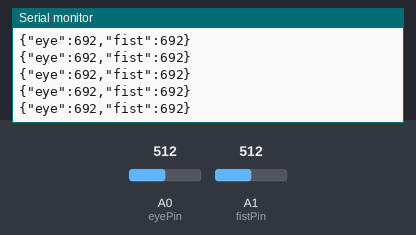
This sketch was run on a simulated Arduino Uno, built with avr-gcc and run on an emulated ATmega328P. Shown: the last lines printed to the serial monitor. The inputs (shaded band) are chosen by the test bench; at power-on: A1 (fistPin) = 512, A0 (eyePin) = 512.

Above: at 3.7 s.
3.8 s: A1 (fistPin) set to 127
At 3.86 s:
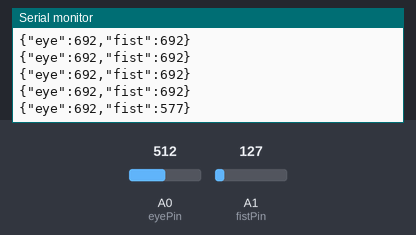
6.8 s: A1 (fistPin) set to 109
At 6.8 s:
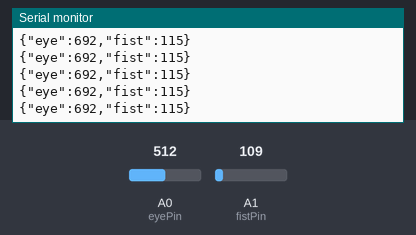
9.8 s: A0 (eyePin) set to 728
At 9.8 s:
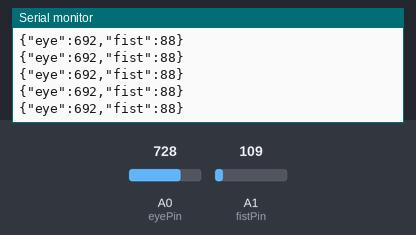
Timing chart, 0 to 12.8 s (numbered marks = the images above; inputs shaded):
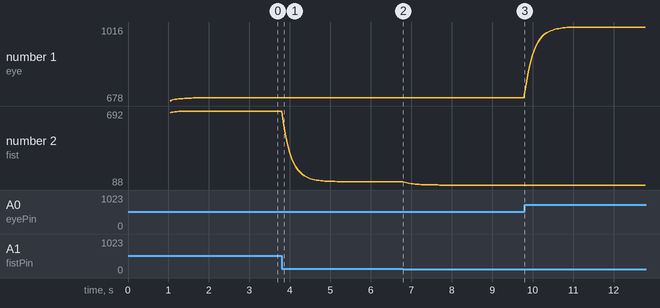

The sketch:

emg_sensor.ino
```cpp
/*
  SynapseLink EMG Arduino Sketch (OPTIMIZED FINAL + HIGH SENSITIVITY)

  ✔ Smooth signal output
  ✔ Clean JSON format
  ✔ Stable ~20Hz
  ✔ Works with or without EMG sensor
  ✔ Increased sensitivity in software
*/

const int eyePin  = A0;
const int fistPin = A1;

const int BAUD_RATE = 9600;
const int DELAY_MS  = 50;   // 20 Hz

// Smoothing factor (0 = no smoothing, 1 = very slow)
const float alpha = 0.2;

// Smoothed values
float eyeSmooth  = 500;
float fistSmooth = 500;

// Sensitivity amplification factor
const float SENSITIVITY_MULTIPLIER = 1.5;  // Increase to make small signals more detectable

// Optional baseline shift (lower the resting level)
const int BASELINE_SHIFT = -50;  // subtract from smoothed value to detect smaller contractions

void setup() {
  Serial.begin(BAUD_RATE);
  delay(1000);
  Serial.println("Arduino EMG ready (High Sensitivity)");
}

void loop() {
  // Raw readings
  int eyeRaw  = analogRead(eyePin);
  int fistRaw = analogRead(fistPin);

  // Apply smoothing (low-pass filter)
  eyeSmooth  = alpha * eyeRaw  + (1 - alpha) * eyeSmooth;
  fistSmooth = alpha * fistRaw + (1 - alpha) * fistSmooth;

  // Apply sensitivity adjustments
  int eyeValue  = (int)((eyeSmooth + BASELINE_SHIFT) * SENSITIVITY_MULTIPLIER);
  int fistValue = (int)((fistSmooth + BASELINE_SHIFT) * SENSITIVITY_MULTIPLIER);

  // Ensure values stay within 0-1023
  eyeValue  = constrain(eyeValue, 0, 1023);
  fistValue = constrain(fistValue, 0, 1023);

  // Send JSON
  Serial.print("{\"eye\":");
  Serial.print(eyeValue);
  Serial.print(",\"fist\":");
  Serial.print(fistValue);
  Serial.println("}");

  delay(DELAY_MS);
}
```

Measured:
- after the input at 3.8 s, the serial monitor: prints a new line at once (image 1)
- plotted number 1: 692 → 1016 after the input at 9.8 s
- plotted number 2: 692 → 115 after the input at 3.8 s, 115 → 88 after the input at 6.8 s
